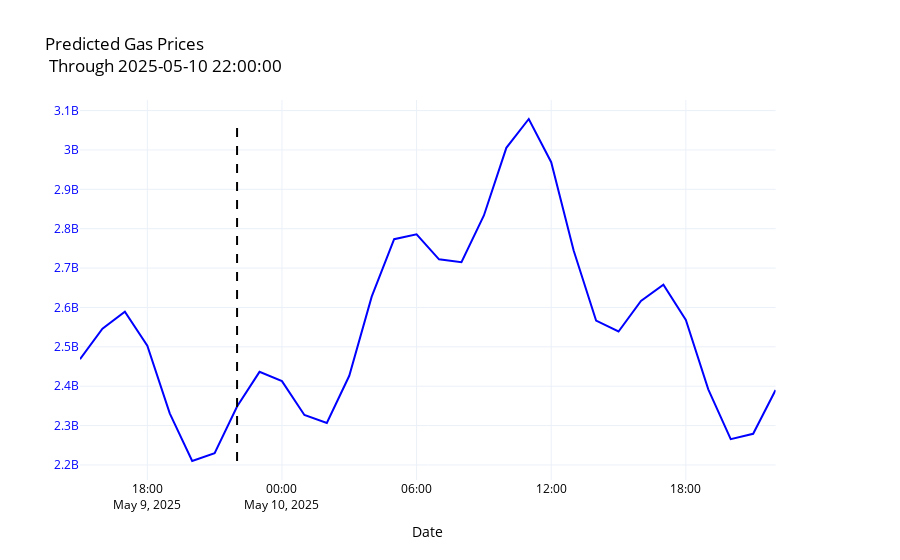

Notebook code cell kept with this figure:
### Code cell
y_fig = create_chart(forecast.set_index('ds'),['yhat'],title=f"Predicted Gas Prices <br> Through {forecast['ds'].max()}",auto_title=False,show_legend=False,show=False)
y_fig.add_shape(
    type="line",
    x0=formatted_today_utc, x1=formatted_today_utc,
    y0=min(forecast['yhat']), y1=max(forecast['yhat']),
    line=dict(color="black", width=2, dash="dash")
)
